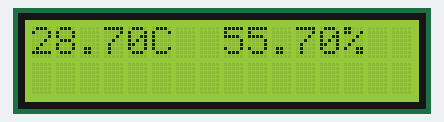
Bench run of a sketch on a simulated Arduino Uno, built with avr-gcc and run on an emulated ATmega328P. Shown: 16×2 character LCD. Random numbers use the default seed unless the sketch sets one.

Above: at 2.1 s.
At 6.75 s:
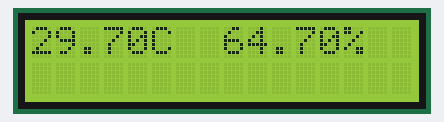
At 11.5 s:
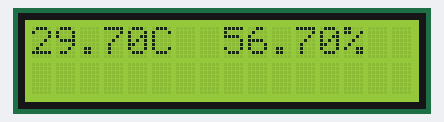
At 22.15 s:
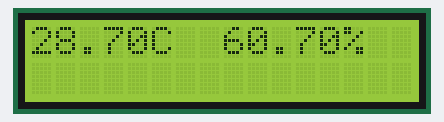
At 33.2 s:
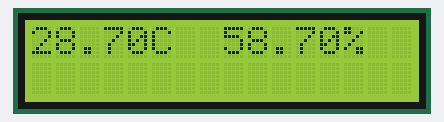
At 38.2 s:
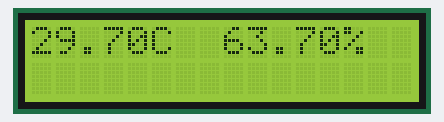

Measured:
- what the display in image 0 shows lasts 0.7 s, from 2.1 s to 2.8 s
- what the display in image 2 shows lasts 0.5 s, from 11.4 s to 11.9 s

The sketch:

LCD_16x2_serialslogs.ino
```cpp
#include <LiquidCrystal.h>
#include <SPI.h>

float temperature, humidity;

LiquidCrystal Screen16x2(7, 8, 9, 3, 5 , 6);

void setup() {
    Screen16x2.begin(16, 2);
    Serial.begin(9600);
    randomSeed(1001);

}

void loop() {

  temperature = 29.7 + random(-1.9, 2.0);
  humidity = 60.7 + + random(-5.1, 5.2);
  String stemp = String(temperature);
  String shum = String(humidity);
  printLCD(0, 0, stemp + "C");
  printLCD(8, 0, shum + "%");
  delay(250);

}

void printLCD(int col, int row, String Value) {
    Screen16x2.setCursor(col, row);
    Screen16x2.write(Value.c_str());
}
```
